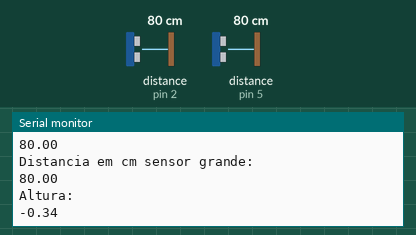
This sketch was run on a simulated Arduino Uno, built with avr-gcc and run on an emulated ATmega328P. Shown: the last lines printed to the serial monitor. The inputs (shaded band) are chosen by the test bench; at power-on: distance to the obstacle (sensors on pin 2, pin 5) 80 cm. The echo pulse lasts 58.3 µs per cm.

Above: at 3.8 s.
3.9 s: distance to the obstacle (sensor on pin 2) set to 2 cm
At 6.5 s:
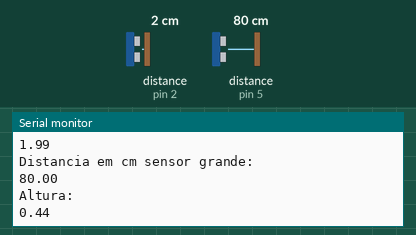
7.8 s: distance to the obstacle (sensor on pin 5) set to 2 cm
At 10.0 s:
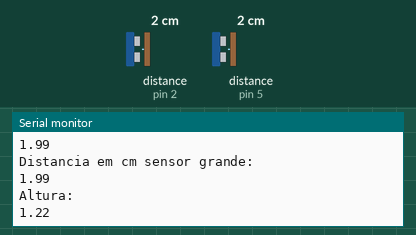
11.7 s: distance to the obstacle (sensor on pin 2) set to 4 cm
At 13.5 s:
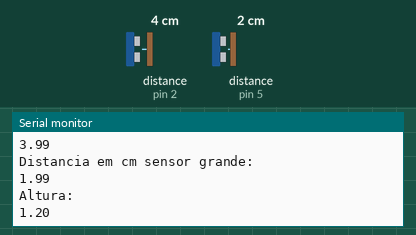
15.6 s: distance to the obstacle (sensor on pin 5) set to 4 cm
At 19.2 s:
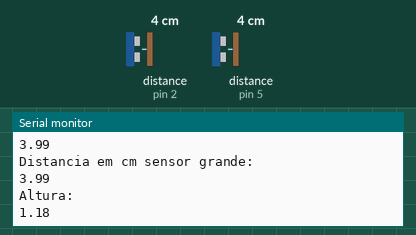
19.5 s: distance to the obstacle (sensor on pin 2) set to 18 cm
At 22.9 s:
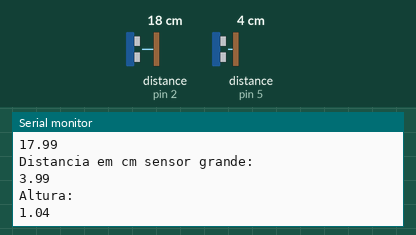
Timing chart, 0 to 24.4 s (numbered marks = the images above; inputs shaded):
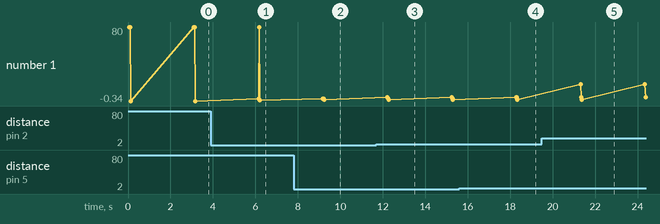

Measured:
- after the input at 3.9 s, the serial monitor: prints a new line after 2.2 s (image 1)
- after the input at 7.8 s, the serial monitor: prints a new line after 1.4 s (image 2)
- after the input at 11.7 s, the serial monitor: prints a new line after 0.51 s (image 3)
- after the input at 15.6 s, the serial monitor: prints a new line after 2.7 s (image 4)
- after the input at 19.5 s, the serial monitor: prints a new line after 1.8 s (image 5)
- plotted number 1: -0.34 → 0.44 after the input at 3.9 s, 0.44 → 1.22 after the input at 7.8 s, 1.22 → 1.2 after the input at 11.7 s, 1.2 → 1.18 after the input at 15.6 s, 1.18 → 1.04 after the input at 19.5 s

The sketch:

Temperatura.ino
```cpp
//Programa: Conectando Sensor Ultrassonico HC-SR04 ao Arduino
//Autor: FILIPEFLOP

//Carrega a biblioteca do sensor ultrassonico
#include <Ultrasonic.h>

//Define os pinos para o trigger e echo
#define pino_trigger 3
#define pino_echo 2
#define pino_trigger1 4
#define pino_echo1 5


#define altura 126
//Inicializa o sensor nos pinos definidos acima
Ultrasonic ultrasonic(pino_trigger, pino_echo);
Ultrasonic ultrasonic1(pino_trigger1, pino_echo1);

void setup()
{
  Serial.begin(9600);
  Serial.println("Lendo dados do sensor...");
}

void loop()
{
  //Le as informacoes do sensor, em cm e pol
  float cmMsec, inMsec, cm1, in1, h = 0.0;
  long microsec = ultrasonic.timing(),microsec1 = ultrasonic1.timing();


  cmMsec = ultrasonic.convert(microsec, Ultrasonic::CM);
  inMsec = ultrasonic.convert(microsec, Ultrasonic::IN);

  cm1 = ultrasonic1.convert(microsec1, Ultrasonic::CM);
  in1 = ultrasonic1.convert(microsec1, Ultrasonic::IN);


  //Exibe informacoes no serial monitor
  Serial.println("Distancia em cm sensor pequeno: ");
  Serial.println(cmMsec);
  Serial.println("Distancia em cm sensor grande: ");
  Serial.println(cm1);
  Serial.println("Altura: ");
  Serial.println((altura - cm1 - cmMsec)/100);
  delay(3000);
}
```
